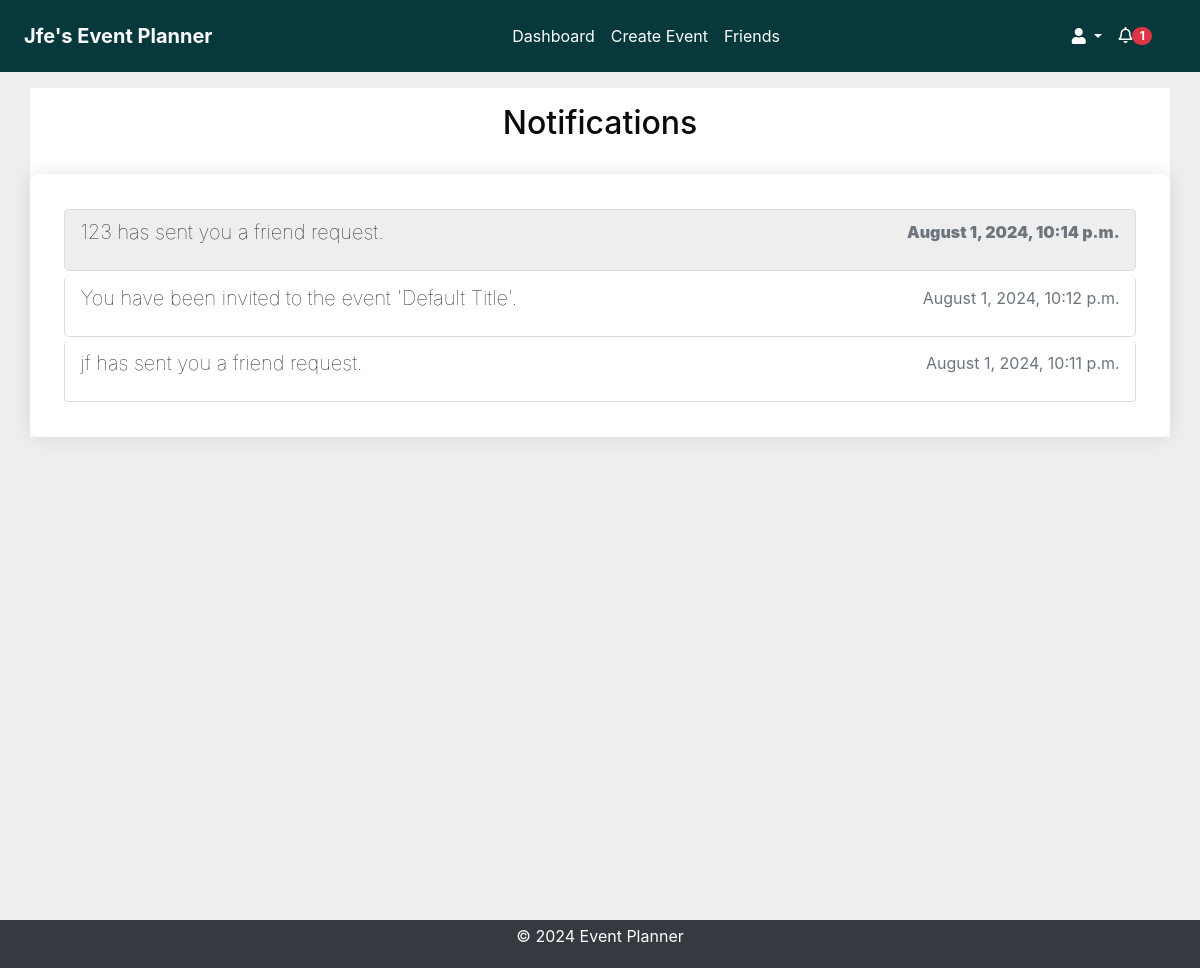
The page /notifications/ (signed in) on the database its author committed.
### notifications/models.py (models this page shows, shortened)
class Notification(models.Model):
    NOTIFICATION_TYPES = [
        ("event_created", "Event Created"),
        ("event_updated", "Event Updated"),
        ("event_cancelled", "Event Cancelled"),
        ("invitation_response", "Invitation Response"),
        ("suggested_alternate_date", "Suggested Alternate Date"),
        ("event_confirmed", "Event Confirmed"),
        ("friend_request_received", "Friend Request Received"),
    ]
    user = models.ForeignKey(User, on_delete=models.CASCADE)
    event = models.ForeignKey(
        Event, on_delete=models.CASCADE, null=True, blank=True
    )
    type = models.CharField(max_length=50, choices=NOTIFICATION_TYPES)
    message = models.TextField()
    created_at = models.DateTimeField(auto_now_add=True)
    read = models.BooleanField(default=False)
    url = models.URLField(default="/")

### notifications/views.py (the view)
# urls.py: path("", views.notifications, name="notifications"),
@login_required
def notifications(request):
    notifications = Notification.objects.filter(user=request.user).order_by(
        "-created_at"
    )
    context = {"notifications": notifications}
    return render(request, "notifications/notifications.html", context)

### accounts/context_processors.py (called while the page is built)
def google_api_key(request):
    return {"GOOGLE_API_KEY": os.getenv("GOOGLE_API_KEY")}

### notifications/context_processors.py (called while the page is built)
def notifications(request):
    if request.user.is_authenticated:
        all_unread_notifications = Notification.objects.filter(
            user=request.user, read=False
        ).order_by("-created_at")
        unread_count = all_unread_notifications.count()
        recent_unread_notifications = all_unread_notifications[:8]
        return {
            "recent_unread_notifications": recent_unread_notifications,
            "unread_count": unread_count,
        }
    return {}

### templates/notifications/notifications.html (shortened to what this page needs)
{% extends 'base.html' %}
{% block content %}
<div class="container">
    <h2 class="text-center pt-3">Notifications</h2>
    <div class="notifications-list scrollable-column">
        <ul class="list-group">
            {% for notification in notifications|dictsort:'read' %}
                <li class="list-group-item {% if not notification.read %}bg-gray{% endif %}">
                    <a href="{% url 'mark_notification_read' notification.id %}" class="notification-link">
                        <h5 class="notification-title">{{ notification.message }}</h5>
                        <p class="notification-time text-muted">{{ notification.created_at|date:"F j, Y, g:i a" }}</p>
                    </a>
                </li>
                {% empty %}
                <li class="list-group-item text-center" style="padding:2rem;">
                    No notifications
                </li>
            {% endfor %}
        </ul>
    </div>
</div>
{% endblock %}

### templates/base.html (shortened to what this page needs)
<!DOCTYPE html>
<html lang="en">
<head>
    {% load static %}
    <link rel="stylesheet" href="https://stackpath.bootstrapcdn.com/bootstrap/4.5.2/css/bootstrap.min.css">
    <link rel="stylesheet" href="{% static 'css/styles.css' %}">
    <link rel="stylesheet" href="https://cdnjs.cloudflare.com/ajax/libs/font-awesome/5.15.4/css/all.min.css">
    <link rel="stylesheet" href="https://cdnjs.cloudflare.com/ajax/libs/fullcalendar/3.10.2/fullcalendar.min.css" />
</head>
<body class="c-app">
    <header class="c-header c-header-light c-header-fixed">
        <nav class="navbar navbar-expand-lg navbar-light">
            <a class="navbar-brand" href="{% url 'dashboard' %}"><strong> {{ user.username|title }}'s Event Planner</strong>
            </a>
            <div class="collapse navbar-collapse" id="navbarSupportedContent">
                {% if user.is_authenticated %}
                <ul class="navbar-nav mx-auto">
                    <li class="nav-item {% if request.resolver_match.url_name == 'dashboard' %}active{% endif %}">
                        <a class="nav-link" href="{% url 'dashboard' %}">Dashboard</a>
                    </li>
                    <li class="nav-item {% if request.resolver_match.url_name == 'create_event' %}active{% endif %}">
                        <a class="nav-link" href="{% url 'create_event' %}">Create Event</a>
                    </li>
                    <li class="nav-item {% if request.resolver_match.url_name == 'friends_page' %}active{% endif %}">
                        <a class="nav-link" href="{% url 'friends_page' %}">Friends</a>
                    </li>
                    {% endif %}
                </ul>
                {% if user.is_authenticated %}
                <ul class="navbar-nav d-flex">
                    <li class="nav-item dropdown">
                        <a class="nav-link dropdown-toggle" href="#" id="profileLink" role="button" data-toggle="dropdown" aria-haspopup="true" aria-expanded="false">
                            <i class="fas fa-user"></i>
                        </a>
                    </li>
                </ul>
                {% endif %}
            </div>
            {% if user.is_authenticated %}
                <ul class="navbar-nav ml-auto d-flex">
                    <li class="nav-item mr-3">
                        <a class="nav-link" href="#" id="notificationBell" role="button" data-toggle="dropdown" aria-haspopup="true" aria-expanded="false">
                            <i class="fas fa-bell" style="font-weight:100";></i>
                            {% if unread_count > 0 %}
                                <span class="badge badge-pill badge-danger">{{ unread_count }}</span>
                            {% else %}
                                <span class="badge badge-pill badge-danger" style="opacity: 0;min-width:1.5rem;min-height:0.9rem">{{ unread_count }}</span>
                            {% endif %}
                        </a>
                    </li>
                </ul>
            {% endif %}
        </nav>
    </header>
    <main class="c-main">
        <div class="container-fluid">
            <div class="fade-in">
                {% block content %}{% endblock %}
            </div>
        </div>
    </main>
    <footer class="footer py-1">
        <div class="container text-center">
            <p class="text-white">&copy; 2024 Event Planner</p>
        </div>
    </footer>
</body>
</html>

### static/css/styles.css (style rules this page uses)
* { box-sizing: border-box; }
body, html { margin: 0; padding: 0; font-family: var(--font-family-sans-serif); background-color: var(--background); color: var(--text); height: 100%; }
:root { --primary: #07393c; --secondary: #2C666E; --accent: #90DDF0; --background: #F0EDEE; --text: #0A090C; --heading-bg: #eeeeee; --white: #fff; --gray: #6c757d; --gray-dark: #343a40; --success: #28a745; --info: #17a2b8; --warning: #ffc107; --danger: #dc3545; --light: #f8f9fa; --dark: #343a40; --blue: #00448d !important; --breakpoint-xs: 0; --breakpoint-sm: 576px; --breakpoint-md: 768px; --breakpoint-lg: 992px; --breakpoint-xl: 1200px; --font-family-sans-serif: -apple-system, BlinkMacSystemFont, "Segoe UI", Roboto, "Helvetica Neue", Arial, "Noto Sans", sans-serif, "Apple Color Emoji", "Segoe UI Emoji", "Segoe UI Symbol", "Noto Color Emoji"; --font-family-monospace: SFMono-Regular, Menlo, Monaco, Consolas, "Liberation Mono", "Courier New", monospace; }
.container-fluid { display: flex; flex-direction: column; min-height: 100vh; }
.scrollable-column { overflow-y: auto; max-height: 100vh; }
header { background-color: var(--primary) !important; color: var(--white) !important; padding: .5rem !important; margin-bottom: 1rem !important; }
header a, header .navbar-brand, header .nav-link { color: var(--white) !important; }
footer { background-color: var(--dark) !important; color: var(--white) !important; padding: 1px 0px !important; padding-top: 0 !important; padding-bottom: 0 !important; margin-top: 2rem !important; text-align: center !important; margin-top: auto; }
body>main>div>div>div.container { background-color: var(--white); padding: 2rem; box-shadow: 0 0 10px rgba(0, 0, 0, .5); }
.notifications-list { background-color: var(--white); padding: 2rem; border-radius: 10px; box-shadow: 0 0 20px rgba(0, 0, 0, .1); width: 100%; max-width: 100%; margin: 2rem auto; color: var(--text); }
.notifications-list ul { list-style-type: none; padding: 0; }
.notifications-list ul li { margin: .15rem; padding: 10px 15px; border: 1px solid #ddd; border-radius: 5px; transition: background-color .3s; }
.notifications-list ul li .notification-link { text-decoration: none; color: var(--text); display: flex; justify-content: space-between; }
.navbar-nav.mx-auto { flex: 1; justify-content: center; }
#notificationBell { margin-right: auto; display: flex; justify-content: flex-end; }
.bg-gray.bg-gray { background-color: var(--heading-bg) !important; font-weight: 900; }
.notification-title { font-weight: 100; }
body>main>div>div>div.container { padding: 0rem; box-shadow: none; }

### rows shown on the page
Notification: message "123 has sent you a friend request.", created_at "August 1, 2024, 10:14 p.m."
Notification: message "You have been invited to the event 'Default Title'.", created_at "August 1, 2024, 10:12 p.m."
Notification: message "jf has sent you a friend request.", created_at "August 1, 2024, 10:11 p.m."

### other values the page prints
{{ user.username|title }} "Jfe"
{{ unread_count }} "1"
